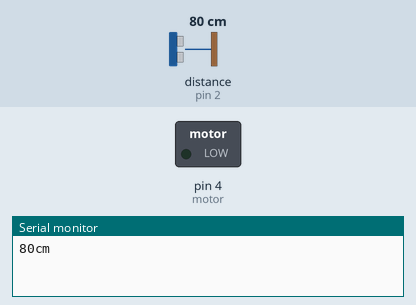
Recording of a sketch running on a simulated Arduino Uno, built with avr-gcc and run on an emulated ATmega328P. On the bench: switched loads named in the sketch (green lamp = pin HIGH), the last lines printed to the serial monitor. Wiring (inferred from the names in the program): ultrasonic range finder: trigger pin 3; echo pin 2. Inputs (shaded band) come from the test bench; at power-on: distance to the obstacle (sensor on pin 2) 80 cm. The echo pulse lasts 58.3 µs per cm; storage starts empty; the audio player accepts every command and is not drawn; pins used as bus, display or sensor lines are not drawn.

Above: at 7.1 s.
7.2 s: distance to the obstacle (sensor on pin 2) set to 95 cm
14.3 s: distance to the obstacle (sensor on pin 2) set to 104 cm
At 15.4 s:
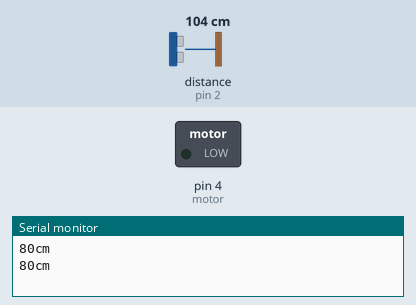
21.4 s: distance to the obstacle (sensor on pin 2) set to 35 cm
At 24.5 s:
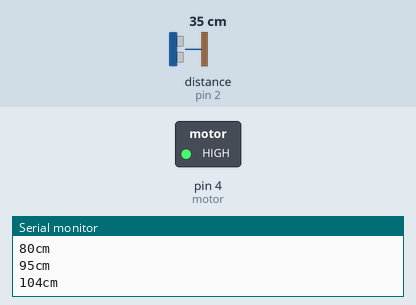
31.8 s: distance to the obstacle (sensor on pin 2) set to 120 cm
At 32.9 s:
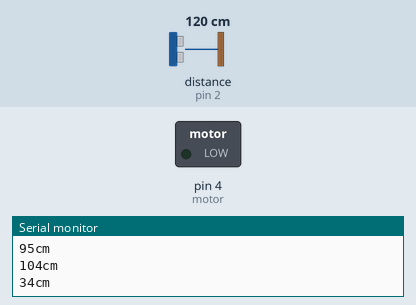
Timing chart, 0 to 34.8 s (numbered marks = the images above; inputs shaded):
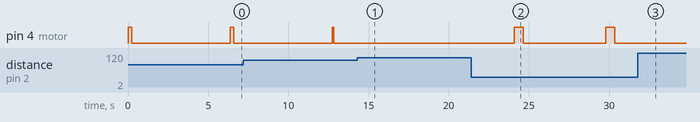

The sketch:

Third_Eye_of_Blind.ino
```cpp
  #include "SD.h"
  #define SD_ChipSelectPin 10
  #include "TMRpcm.h"                   //Microsd kart kütüphanesi eklendi
  #include "SPI.h"
  TMRpcm tmrpcm;
  const int pingTrigPin = 3;            //Trigger connected to PIN 7
  const int pingEchoPin = 2;            //Echo connected yo PIN 8
  int motor=4;                          //Motor to PIN 4
  int d;

  void setup(){
  Serial.begin(9600);                  //Seri monitör ile iletişim başlatıldı
  pinMode(motor, OUTPUT);              //Motor pini çıkış olarak atadık
  pinMode(pingTrigPin, OUTPUT);        //Trig pini çıkış olarak atadık
  pinMode(pingEchoPin, INPUT);         //Echo pini giriş olarak atadık
  tmrpcm.speakerPin=9;                 //hoparlör pini 9. pine bağlı

  if(!SD.begin(SD_ChipSelectPin))      //seri iletişim başlatılamassa "sd fail" yazdır
  {
  Serial.println("SD fail");
  }

  }

  void loop(){


  long duration, cm;              //cm değişteni atadık
  puls();                         //Döngü etiketi

  duration = pulseIn(pingEchoPin, HIGH);     //echo pininden gelen sinyali "duration değişkenine atadık.
  cm = microsecondsToCentimeters(duration);  //duration değişkenini santimetreye dönüştürme ve süre ataması.

  if(cm<=100 && cm>0){
  d= map(cm, 1, 100, 800, 50);         //cm değişkenini motor çalışma süresine aktar. (motor çalışma süresi "d" değişkenidir.)
  vibrator();                           //mesafe 100cm altında ise "vibrator" etiketli döngüye git
  }

  if(cm<=30 && cm>0){wav0();}                           //mesafe 30cm altında ise "wav1" etiketli döngüye git
  if(cm<=50 && cm>30){wav1();}                           //mesafe 50cm altında ise "wav1" etiketli döngüye git
  if(cm<=100 && cm>50){wav2();}                           //mesafe 100cm altında ise "wav2" etiketli döngüye git
  if(cm<=150 && cm>100){wav3();}                           //mesafe 150cm altında ise "wav3" etiketli döngüye git
  if(cm<=200 && cm>150){wav4();}                           //mesafe 200cm altında ise "wav4" etiketli döngüye git


  Serial.print(cm);
  Serial.print("cm");                //Seri monitöre santimetre değişkenini yazdır
  Serial.println();
  delay(100);
  }


  void puls(){
  digitalWrite(pingTrigPin, LOW);   //sensöre puls ver, sonra gelen puls i oku
  delayMicroseconds(2);
  digitalWrite(pingTrigPin, HIGH);
  delayMicroseconds(5);
  digitalWrite(pingTrigPin, LOW);
  }

  void vibrator(){                     //motoru "d" değişkenine atanan süre kadar durdur ve çalıştır.
  digitalWrite(motor, HIGH);
  delay(d);
  digitalWrite(motor, LOW);
  delay(50);
  }

  void wav0(){              //Döngü etiketi
  tmrpcm.setVolume(2);      //Oynatılacak wav sesinin volüm ayarı.
  tmrpcm.play("dikkat.wav");     //Dört nolu wav dosyasını oynat.
  delay(2000);
  }

  void wav1(){               //Döngü etiketi
  tmrpcm.setVolume(2);       //Oynatılacak wav sesinin volüm ayarı.
  tmrpcm.play("50cm.wav");      //Bir nolu wav dosyasını oynat.
  delay(5000);
  }

  void wav2(){              //Döngü etiketi
  tmrpcm.setVolume(2);      //Oynatılacak wav sesinin volüm ayarı.
  tmrpcm.play("1metre.wav");     //İki nolu wav dosyasını oynat.
  delay(6000);
  }

  void wav3(){              //Döngü etiketi
  tmrpcm.setVolume(2);      //Oynatılacak wav sesinin volüm ayarı.
  tmrpcm.play("1_5metre.wav");     //Üç nolu wav dosyasını oynat.
  delay(5000);
  }

  void wav4(){              //Döngü etiketi
  tmrpcm.setVolume(2);      //Oynatılacak wav sesinin volüm ayarı.
  tmrpcm.play("2metre.wav");     //Dört nolu wav dosyasını oynat.
  delay(5000);
  }


  long microsecondsToCentimeters(long microseconds) //Döngülerin çalışma hızlarının ayarları.
  {
  return microseconds / 29 / 2;
  }
```

Measured:
- after the input at 14.3 s, pin 4 (motor): stays LOW (without the input it goes to HIGH after 4.7 s)
- after the input at 21.4 s, pin 4 (motor): alternates HIGH for 0.55 s and LOW for 5.2 s, starting after 2.7 s
- after the input at 31.8 s, pin 4 (motor): stays LOW (without the input it goes to HIGH after 3.7 s)
- by itself, pin 4 (motor): alternates HIGH for 0.20 s and LOW for 6.2 s
